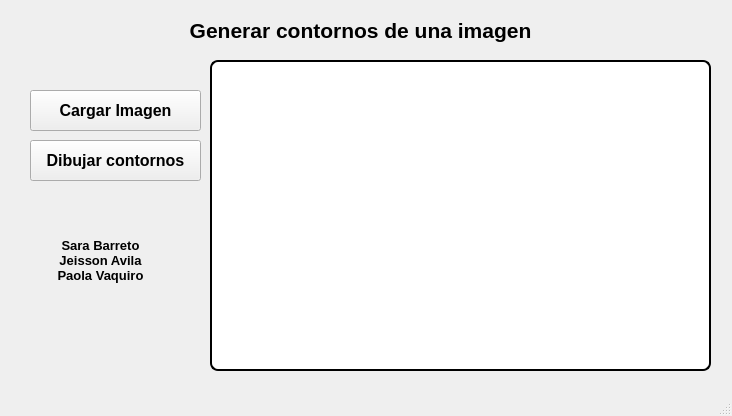
<?xml version="1.0" encoding="UTF-8"?>
<ui version="4.0">
 <class>MainWindow</class>
 <widget class="QMainWindow" name="MainWindow">
  <property name="geometry">
   <rect>
    <x>0</x>
    <y>0</y>
    <width>732</width>
    <height>416</height>
   </rect>
  </property>
  <property name="windowTitle">
   <string>MainWindow</string>
  </property>
  <widget class="QWidget" name="centralwidget">
   <widget class="QLabel" name="label">
    <property name="geometry">
     <rect>
      <x>30</x>
      <y>310</y>
      <width>161</width>
      <height>71</height>
     </rect>
    </property>
    <property name="styleSheet">
     <string notr="true">border-image: url(:/cct/logo.png);
background-image: url(:/cct/logo.png);</string>
    </property>
    <property name="text">
     <string/>
    </property>
   </widget>
   <widget class="QLabel" name="label_2">
    <property name="geometry">
     <rect>
      <x>40</x>
      <y>230</y>
      <width>121</width>
      <height>61</height>
     </rect>
    </property>
    <property name="text">
     <string>&lt;html&gt;&lt;head/&gt;&lt;body&gt;&lt;p align=&quot;center&quot;&gt;&lt;span style=&quot; font-size:10pt; font-weight:600;&quot;&gt;Sara Barreto &lt;br/&gt;Jeisson Avila&lt;br/&gt;Paola Vaquiro&lt;/span&gt;&lt;/p&gt;&lt;/body&gt;&lt;/html&gt;</string>
    </property>
   </widget>
   <widget class="QLabel" name="label_8">
    <property name="geometry">
     <rect>
      <x>170</x>
      <y>10</y>
      <width>381</width>
      <height>41</height>
     </rect>
    </property>
    <property name="font">
     <font>
      <pointsize>10</pointsize>
      <weight>75</weight>
      <bold>true</bold>
     </font>
    </property>
    <property name="text">
     <string>&lt;html&gt;&lt;head/&gt;&lt;body&gt;&lt;p align=&quot;center&quot;&gt;&lt;span style=&quot; font-size:16pt;&quot;&gt;Generar contornos de una imagen&lt;/span&gt;&lt;/p&gt;&lt;/body&gt;&lt;/html&gt;</string>
    </property>
   </widget>
   <widget class="QPushButton" name="pushButton">
    <property name="geometry">
     <rect>
      <x>30</x>
      <y>90</y>
      <width>171</width>
      <height>41</height>
     </rect>
    </property>
    <property name="font">
     <font>
      <pointsize>12</pointsize>
      <weight>75</weight>
      <bold>true</bold>
     </font>
    </property>
    <property name="text">
     <string>Cargar Imagen</string>
    </property>
   </widget>
   <widget class="QPushButton" name="pushButton_2">
    <property name="geometry">
     <rect>
      <x>30</x>
      <y>140</y>
      <width>171</width>
      <height>41</height>
     </rect>
    </property>
    <property name="font">
     <font>
      <pointsize>12</pointsize>
      <weight>75</weight>
      <bold>true</bold>
     </font>
    </property>
    <property name="text">
     <string>Dibujar contornos</string>
    </property>
   </widget>
   <widget class="QLabel" name="label_3">
    <property name="geometry">
     <rect>
      <x>210</x>
      <y>60</y>
      <width>501</width>
      <height>311</height>
     </rect>
    </property>
    <property name="styleSheet">
     <string notr="true">QLabel {
    border: 2px solid black;   /* Borde negro de 2px */
    border-radius: 8px;        /* Opcional: esquinas redondeadas */
    background-color: white;   /* Opcional: fondo blanco */
}
</string>
    </property>
    <property name="text">
     <string/>
    </property>
   </widget>
  </widget>
  <widget class="QMenuBar" name="menubar">
   <property name="geometry">
    <rect>
     <x>0</x>
     <y>0</y>
     <width>732</width>
     <height>21</height>
    </rect>
   </property>
  </widget>
  <widget class="QStatusBar" name="statusbar"/>
 </widget>
 <resources>
  <include location="../../../Downloads/logo.qrc"/>
  <include location="logo.qrc"/>
  <include location="../../../Downloads/logo.qrc"/>
  <include location="cartesiano.qrc"/>
 </resources>
 <connections/>
</ui>
